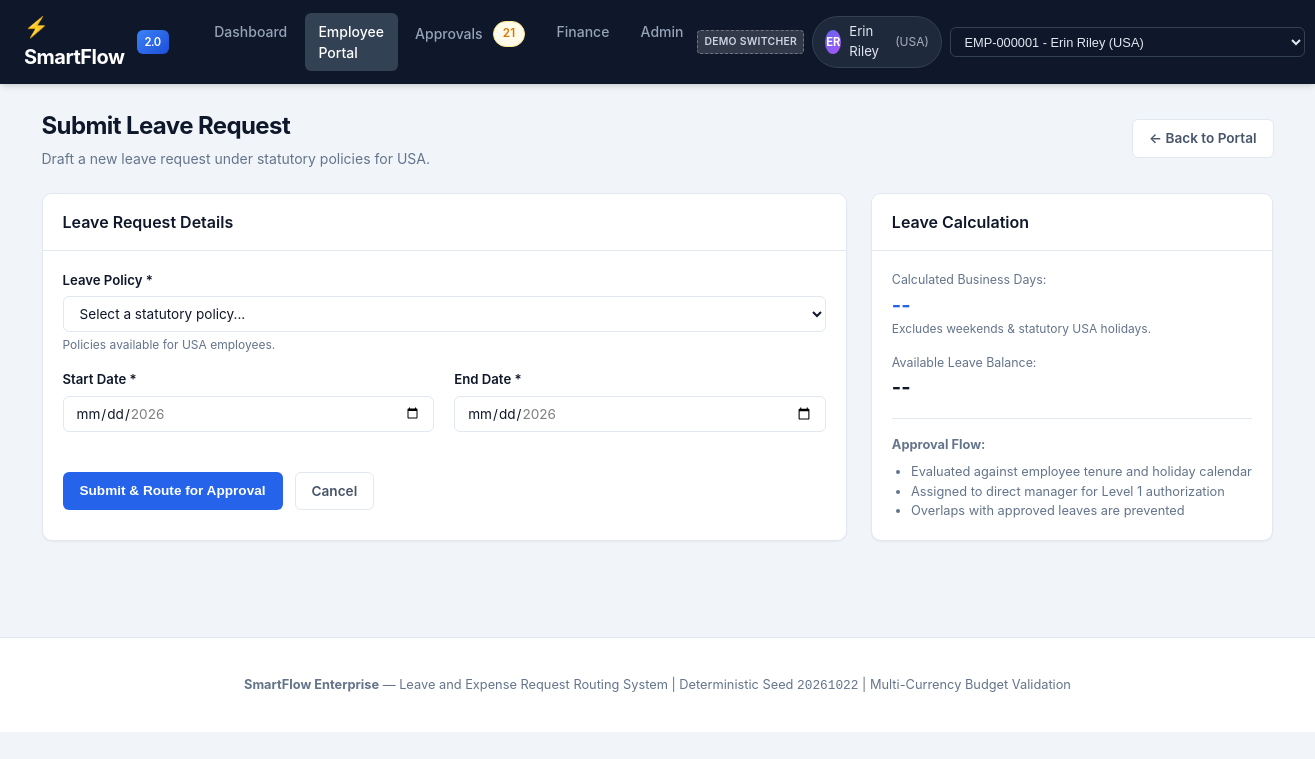
Screenshot of /employee/leave/new with the database file from the repository.
### models/__init__.py (models this page shows, shortened)
class Employee(db.Model):
    __tablename__ = "employees"
    employee_id = db.Column(db.String(16), primary_key=True)
    first_name = db.Column(db.String(80), nullable=False)
    last_name = db.Column(db.String(80), nullable=False)
    email = db.Column(db.String(255), nullable=False, unique=True)
    country = db.Column(db.String(64), nullable=False)
    department = db.Column(db.String(80), nullable=False)
    job_title = db.Column(db.String(120), nullable=False)
    manager_id = db.Column(
        db.String(16),
        db.ForeignKey("employees.employee_id"),
        nullable=True,
    )
    cost_center_id = db.Column(
        db.String(32),
        db.ForeignKey("cost_centers.cost_center_id"),
        nullable=True,
    )
    hire_date = db.Column(db.Date, nullable=False)
    termination_date = db.Column(db.Date, nullable=True)
    is_active = db.Column(db.Boolean, nullable=False, default=True)
    created_at = db.Column(db.DateTime, nullable=False, default=utc_now)
    updated_at = db.Column(db.DateTime, nullable=False, default=utc_now, onupdate=utc_now)
    manager = db.relationship(
        "Employee",
        remote_side=[employee_id],
        foreign_keys=[manager_id],
        back_populates="direct_reports",
    )
    direct_reports = db.relationship(
        "Employee",
        foreign_keys=[manager_id],
        back_populates="manager",
    )
    cost_center = db.relationship(
        "CostCenter",
        foreign_keys=[cost_center_id],
        back_populates="employees",
    )
    owned_cost_centers = db.relationship(
        "CostCenter",
        foreign_keys="CostCenter.owner_employee_id",
        back_populates="owner",
    )
    leave_balances = db.relationship("LeaveBalance", back_populates="employee")
    leave_requests = db.relationship("LeaveRequest", back_populates="employee")
    expense_claims = db.relationship("ExpenseClaim", back_populates="employee")
    approval_steps = db.relationship("ApprovalStep", back_populates="approver")
    workflow_events = db.relationship(
        "WorkflowEvent",
        foreign_keys="WorkflowEvent.actor_employee_id",
        back_populates="actor",
    )

### routes/employee.py (the view, shortened to what this page needs)
@employee_bp.route("/leave/new", methods=["GET", "POST"])
def leave_new():
    user = get_current_user()
    if not user:
        flash("No active employee found.", "danger")
        return redirect(url_for("main.dashboard"))
    policies = LeavePolicy.query.filter_by(country=user.country, is_active=True).all()
    return render_template("employee/leave_new.html", user=user, policies=policies)

### routes/employee.py (called while the page is built)
def get_current_user() -> Employee:
    user_id = session.get("user_id")
    emp = None
    if user_id:
        emp = Employee.query.filter_by(employee_id=user_id).first()
    if not emp:
        emp = Employee.query.filter_by(is_active=True).first()
        if emp:
            session["user_id"] = emp.employee_id
    return emp

### templates/employee/leave_new.html (shortened to what this page needs)
{% extends "base.html" %}
{% block content %}
<div class="page-header">
    <div>
        <h1 class="page-title">Submit Leave Request</h1>
        <p class="page-subtitle">Draft a new leave request under statutory policies for {{ user.country }}.</p>
    </div>
    <div class="page-actions">
        <a href="{{ url_for('employee.hub') }}" class="btn btn-secondary">&larr; Back to Portal</a>
    </div>
</div>
<div style="display: grid; grid-template-columns: 2fr 1fr; gap: 1.5rem;">
    <div class="card">
        <div class="card-header">
            <h2 class="card-title">Leave Request Details</h2>
        </div>
        <div class="card-body">
            <form action="{{ url_for('employee.leave_new') }}" method="POST">
                <div class="form-group">
                    <label class="form-label" for="leave_policy_id">Leave Policy *</label>
                    <select name="leave_policy_id" id="leave_policy_id" class="form-select" required>
                        <option value="">Select a statutory policy...</option>
                    </select>
                    <div class="form-text">Policies available for {{ user.country }} employees.</div>
                </div>
                <div class="grid-2">
                    <div class="form-group">
                        <label class="form-label" for="start_date">Start Date *</label>
                        <input type="date" name="start_date" id="start_date" class="form-control" required min="2026-01-01" max="2026-12-31">
                    </div>
                    <div class="form-group">
                        <label class="form-label" for="end_date">End Date *</label>
                        <input type="date" name="end_date" id="end_date" class="form-control" required min="2026-01-01" max="2026-12-31">
                    </div>
                </div>
                <div style="display: flex; gap: 0.75rem; margin-top: 1.5rem;">
                    <button type="submit" class="btn btn-primary">Submit & Route for Approval</button>
                    <a href="{{ url_for('employee.hub') }}" class="btn btn-secondary">Cancel</a>
                </div>
            </form>
        </div>
    </div>
    <div>
        <div class="card">
            <div class="card-header">
                <h3 class="card-title">Leave Calculation</h3>
            </div>
            <div class="card-body" style="font-size: 0.85rem;">
                <div style="margin-bottom: 1rem;">
                    <span style="color: var(--text-muted); display: block; font-size: 0.775rem;">Calculated Business Days:</span>
                    <strong id="calculated_business_days" style="font-size: 1.25rem; color: var(--primary);">--</strong>
                    <div style="font-size: 0.75rem; color: var(--text-muted);">Excludes weekends & statutory {{ user.country }} holidays.</div>
                </div>
                <div style="margin-bottom: 1rem;">
                    <span style="color: var(--text-muted); display: block; font-size: 0.775rem;">Available Leave Balance:</span>
                    <strong id="available_balance_display" style="font-size: 1.25rem; color: var(--text-main);">--</strong>
                </div>
                <hr style="border: 0; border-top: 1px solid var(--border-color); margin: 1rem 0;">
                <div style="font-size: 0.8rem; color: var(--text-muted);">
                    <p style="margin: 0 0 0.5rem 0;"><strong>Approval Flow:</strong></p>
                    <ul style="padding-left: 1.2rem; margin: 0;">
                        <li>Evaluated against employee tenure and holiday calendar</li>
                        <li>Assigned to direct manager for Level 1 authorization</li>
                        <li>Overlaps with approved leaves are prevented</li>
                    </ul>
                </div>
            </div>
        </div>
    </div>
</div>
{% endblock %}

### templates/base.html (shortened to what this page needs)
<!DOCTYPE html>
<html lang="en">
<head>
    <link rel="stylesheet" href="{{ url_for('static', filename='css/style.css') }}">
</head>
<body>
    <header class="navbar">
        <div style="display: flex; align-items: center; gap: 2rem;">
            <a href="{{ url_for('main.dashboard') }}" class="navbar-brand">
                <span>⚡ SmartFlow</span>
                <span class="brand-badge">2.0</span>
            </a>
            <ul class="navbar-nav">
                <li>
                    <a href="{{ url_for('main.dashboard') }}" class="nav-link {% if request.endpoint == 'main.dashboard' %}active{% endif %}">
                        Dashboard
                    </a>
                </li>
                <li>
                    <a href="{{ url_for('employee.hub') }}" class="nav-link {% if request.blueprint == 'employee' %}active{% endif %}">
                        Employee Portal
                    </a>
                </li>
                <li>
                    <a href="{{ url_for('approvals.inbox') }}" class="nav-link {% if request.blueprint == 'approvals' %}active{% endif %}">
                        Approvals
                        {% if pending_approvals_count > 0 %}
                            <span class="badge badge-warning" style="margin-left: 0.25rem;">{{ pending_approvals_count }}</span>
                        {% endif %}
                    </a>
                </li>
                <li>
                    <a href="{{ url_for('finance.portal') }}" class="nav-link {% if request.blueprint == 'finance' %}active{% endif %}">
                        Finance
                    </a>
                </li>
                <li>
                    <a href="{{ url_for('admin.portal') }}" class="nav-link {% if request.blueprint == 'admin' %}active{% endif %}">
                        Admin
                    </a>
                </li>
            </ul>
        </div>
        <div class="navbar-user-switcher">
            {% if current_user %}
                <form action="{{ url_for('main.switch_user') }}" method="POST" style="margin: 0; display: flex; align-items: center; gap: 0.5rem;">
                    <span class="badge" style="background: rgba(255, 255, 255, 0.15); color: #cbd5e1; font-size: 0.65rem; border: 1px dashed rgba(255,255,255,0.3); padding: 0.2rem 0.4rem; border-radius: 4px;" title="Demonstration Persona Switcher (Simulation Only - Not Production SSO)">Demo Switcher</span>
                    <div class="user-pill">
                        <div class="user-avatar">{{ current_user.first_name[0] }}{{ current_user.last_name[0] }}</div>
                        <span>{{ current_user.first_name }} {{ current_user.last_name }}</span>
                        <span style="opacity: 0.7; font-size: 0.75rem;">({{ current_user.country }})</span>
                    </div>
                    <select name="employee_id" class="switcher-select" onchange="this.form.submit()" title="Switch demo persona (Simulation Only - Not Production SSO)">
                        <optgroup label="Staff Employees (Standard Access - Restricted)">
                            {% for e in active_employees[:15] %}
                                <option value="{{ e.employee_id }}" {% if current_user.employee_id == e.employee_id %}selected{% endif %}>
                                    {{ e.employee_id }} - {{ e.first_name }} {{ e.last_name }} ({{ e.country }})
                                </option>
                            {% endfor %}
                        </optgroup>
                    </select>
                </form>
            {% endif %}
        </div>
    </header>
    <main class="container">
        {% block content %}{% endblock %}
    </main>
    <footer class="app-footer">
        <p><strong>SmartFlow Enterprise</strong> &mdash; Leave and Expense Request Routing System | Deterministic Seed <code>20261022</code> | Multi-Currency Budget Validation</p>
    </footer>
</body>
</html>

### rows the page displays
Employee: first_name "E", last_name "R", first_name "Erin", last_name "Riley", country "USA"

### other values shown
{{ pending_approvals_count }} "21"
form field employee_id "EMP-000001 - Erin Riley (USA)"
